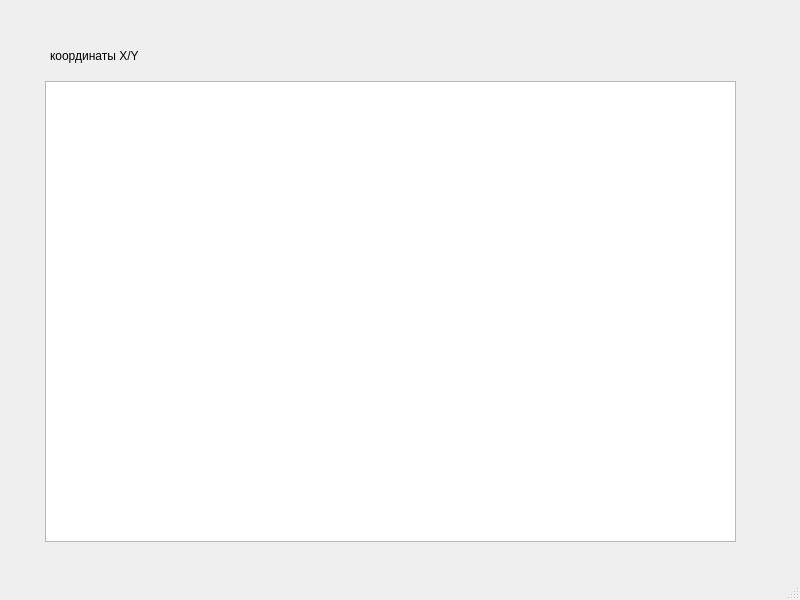
<?xml version="1.0" encoding="UTF-8"?>
<ui version="4.0">
 <class>MainWindow</class>
 <widget class="QMainWindow" name="MainWindow">
  <property name="geometry">
   <rect>
    <x>0</x>
    <y>0</y>
    <width>800</width>
    <height>600</height>
   </rect>
  </property>
  <property name="windowTitle">
   <string>MainWindow</string>
  </property>
  <widget class="QWidget" name="centralwidget">
   <widget class="QLabel" name="label">
    <property name="geometry">
     <rect>
      <x>50</x>
      <y>40</y>
      <width>111</width>
      <height>31</height>
     </rect>
    </property>
    <property name="text">
     <string>координаты X/Y</string>
    </property>
   </widget>
   <widget class="QGraphicsView" name="graphicsView">
    <property name="geometry">
     <rect>
      <x>45</x>
      <y>81</y>
      <width>691</width>
      <height>461</height>
     </rect>
    </property>
   </widget>
   <widget class="QWidget" name="gridLayoutWidget">
    <property name="geometry">
     <rect>
      <x>180</x>
      <y>30</y>
      <width>551</width>
      <height>51</height>
     </rect>
    </property>
    <layout class="QGridLayout" name="gridLayout"/>
   </widget>
  </widget>
  <widget class="QStatusBar" name="statusbar"/>
  <widget class="QMenuBar" name="menubar">
   <property name="geometry">
    <rect>
     <x>0</x>
     <y>0</y>
     <width>800</width>
     <height>26</height>
    </rect>
   </property>
  </widget>
 </widget>
 <resources/>
 <connections/>
</ui>
